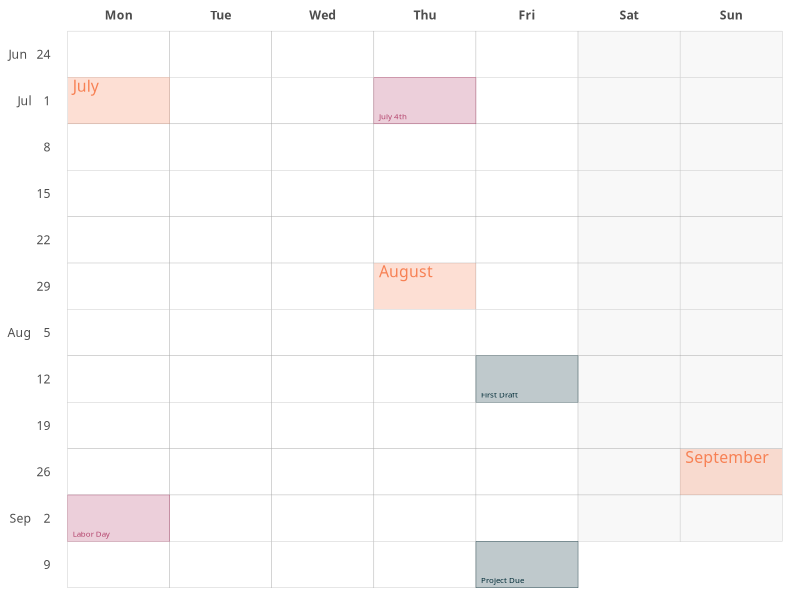
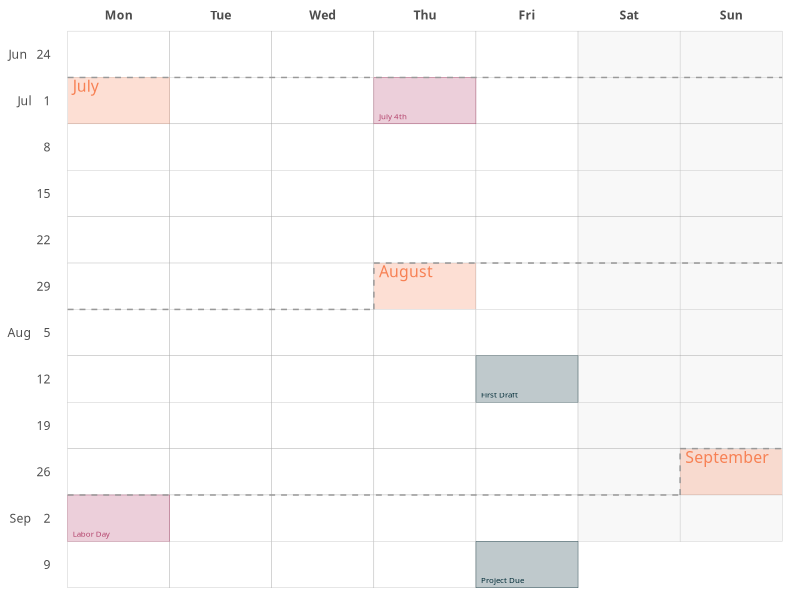

These charts were generated, in order, by the following R code:
## ---- chunk 1
knitr::opts_chunk$set(
  echo = TRUE, warning = FALSE, message = FALSE,
  fig.width = 9, fig.height = 10
)
options(htmltools.dir.version = TRUE)

# If using lightbox for plots, set `fig.show = FALSE`
# Usage: lightbox_img(knitr::fig_chunk("chunk-name", "png"))
lightbox_img <- function(url, alt = "", caption = "", img_extra = "", preview = TRUE) {
  if (preview) {
    glue::glue(
      '<a href="{url}" data-featherlight="image">
      <div class="figure">
      <img src="{url}" alt="{alt}" {img_extra}>
      <p class="caption">{caption}</p>
      </div>
      </a>
      '
    )
  } else {
    if (alt == "") alt <- "static image of the plot"
    glue::glue('<a href="{url}" data-featherlight="image">{alt}</a>')
  }
}
## ---- chunk 2
# library(tidyverse)
library(dplyr)
library(purrr)
library(tidyr)
library(forcats)
library(ggplot2)
library(lubridate)
library(glue)
## ---- chunk 3
options("lubridate.week.start" = 1)
## ---- chunk 4
start_day <- floor_date(ymd("2019-06-24"), "week")
end_day   <- ymd("2019-09-13")
seq_days  <- seq(start_day, end_day, by = "day")

seq_days[1:5]
## ---- chunk 5
dates <-
  tibble(
    day       = seq_days,
    wday_name = wday(day, label = TRUE, abbr = TRUE),
    weekend   = wday(day) > 5,
    isoweek   = isoweek(day),
    month     = month(day, label = TRUE, abbr = FALSE),
    isoyear   = isoyear(day),
    week_year = fct_rev(glue("{isoyear} - {isoweek}"))
  )

dates
## ---- chunk 6
# shows the _last 6_ week_year factor levels
dates %>% pull(week_year) %>% levels() %>% tail()
## ---- chunk 7
day_one <- dates %>% 
  filter(day(day) == 1)

day_one
## ---- chunk 8
week_start_labels <- dates %>%
  filter(wday_name == "Mon") %>% 
  arrange(day) %>%
  mutate(
    month = month(day, label = TRUE), 
    label = case_when(
      month == lag(month) ~ paste(day(day)),
      TRUE ~ sprintf("%s %4i", month, day(day))
    )
  ) %>% 
  select(label, week_year) %>% 
  reduce(setNames)
## ---- chunk 9
list(1:5, letters[1:5]) %>% purrr::reduce(setNames)
## ---- chunk 10
highlight_days <- tribble(
         ~ day,       ~ label,   ~ color,    ~ fill,
  "2019-07-04",    "July 4th", "#b4436c", "#b4436c",
  "2019-08-16", "First Draft", "#002B36", "#002B36",
  "2019-09-02",   "Labor Day", "#b4436c", "#b4436c",
  "2019-09-13", "Project Due", "#002B36", "#002B36",
) %>% 
  mutate_at(vars(day), ymd)
## ---- chunk 11
gcal <-
  dates %>% 
  mutate(
    # Softly fill in the weekend days
    weekend = case_when(weekend ~ "#f8f8f8", TRUE ~ "#FFFFFF")
  ) %>% 
  ggplot() +
  aes(wday_name, week_year) +
  geom_tile(aes(fill = weekend), color = "#aaaaaa") +
  geom_tile(
    data = day_one,
    fill = "#f78154",
    alpha = 0.25
  ) +
  geom_text(
    data = day_one, 
    aes(label = month),
    family = "PT Sans Narrow",
    color = "#f78154",
    size = 4,
    hjust = 0,
    nudge_x = -0.45,
    vjust = 1,
    nudge_y = 0.45
  ) +
  geom_tile(
    data = dates %>% inner_join(highlight_days, by = "day"),
    aes(fill = fill, color = color),
    alpha = 0.25
  ) +
  geom_text(
    data = dates %>% inner_join(highlight_days, by = "day"),
    aes(label = label, color = color),
    family = "PT Sans Narrow",
    size = 2,
    hjust = 0,
    nudge_x = -0.45,
    vjust = 0,
    nudge_y = -0.40
  ) +
  scale_x_discrete(position = "top") +
  scale_y_discrete(labels = week_start_labels) +
  scale_fill_identity() +
  scale_color_identity() +
  guides(fill = FALSE) +
  theme_minimal(base_family = "PT Sans") +
  theme(
    axis.text = element_text("PT Sans Narrow"),
    axis.title = element_blank(),
    panel.grid = element_blank(),
    axis.text.x.top = element_text(face = "bold"),
    axis.title.x.top = element_blank(),
  )

gcal
## ---- chunk 12
month_boundaries <- day_one %>%
  select(day, month, wday_name, week_year) %>%
  mutate_at(vars(wday_name, week_year), as.integer) %>%
  mutate(
    left = map2(wday_name, week_year, ~ {
      # n/a if month changes on first day
      if (.x == 1) return(tibble(.missing = NA)) 
      tibble(
        x = 0.5,      xend = .x - 0.5, 
        y = .y - 0.5, yend = y
      )
    }),
    up = map2(wday_name, week_year, ~ {
      # n/a if month changes on first day
      if (.x == 1) return(tibble(.missing = NA)) 
      tibble(
        x = .x - 0.5, xend = x, 
        y = .y - 0.5, yend = .y + 0.5
      )
    }),
    right = map2(wday_name, week_year, ~ {
      tibble(
        x = .x - 0.5, xend = 7.5, 
        y = .y + 0.5, yend = y
      )
    })
  )


month_boundaries
## ---- chunk 13
for (boundary in c("left", "up", "right")) {
  gcal <- gcal + 
    geom_segment(
      data = month_boundaries %>% unnest(!!rlang::sym(boundary)),
      aes(x = x, y = y, xend = xend, yend = yend),
      color = "#999999",
      linetype = 2
    )
}

gcal
## ---- chunk 14

